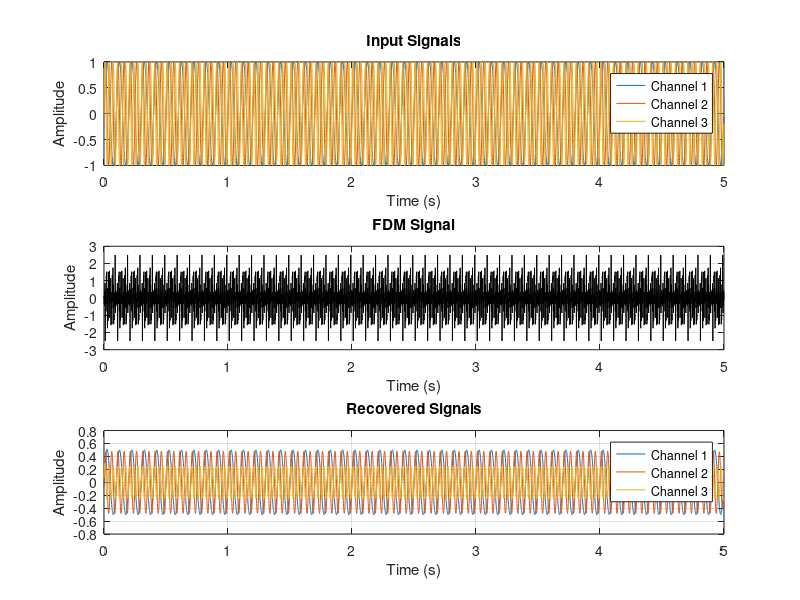

This figure's MATLAB source:
% Parameters
fs = 1000; % Sampling frequency in Hz
signal_length = 5; % Duration of each signal in seconds
channels = 3; % Number of input signals

% Generate input signals
signal_time = 0:1/fs:signal_length-1/fs;
input_signals = zeros(channels, length(signal_time));

for i = 1:channels
    input_signals(i, :) = sin(2 * pi * (10 * i) * signal_time); % Different frequencies for each channel
end

% FDM Modulation
carrier_frequencies = [50, 150, 250]; % Carrier frequencies for each channel
fdm_signal = zeros(1, length(signal_time));
for i = 1:channels
    fdm_signal = fdm_signal + input_signals(i, :) .* cos(2 * pi * carrier_frequencies(i) * signal_time);
end

% FDM Demodulation
recovered_signals = zeros(channels, length(signal_time));
for i = 1:channels
    recovered_signals(i, :) = fdm_signal .* cos(2 * pi * carrier_frequencies(i) * signal_time);
end

% Filtering to recover baseband signals
[b, a] = butter(4, 30 / (fs/2)); % Low-pass filter
for i = 1:channels
    recovered_signals(i, :) = filtfilt(b, a, recovered_signals(i, :));
end

% Plotting
figure;

% Input Signals
subplot(3, 1, 1);
plot(signal_time, input_signals);
title('Input Signals');
grid on;
xlabel('Time (s)');
ylabel('Amplitude');
legend(arrayfun(@(x) sprintf('Channel %d', x), 1:channels, 'UniformOutput', false));

% FDM Signal
subplot(3, 1, 2);
plot(signal_time, fdm_signal, 'k');
title('FDM Signal');
grid on;
xlabel('Time (s)');
ylabel('Amplitude');

% Recovered Signals
subplot(3, 1, 3);
plot(signal_time, recovered_signals);
title('Recovered Signals');
grid on;
xlabel('Time (s)');
ylabel('Amplitude');
legend(arrayfun(@(x) sprintf('Channel %d', x), 1:channels, 'UniformOutput', false));
